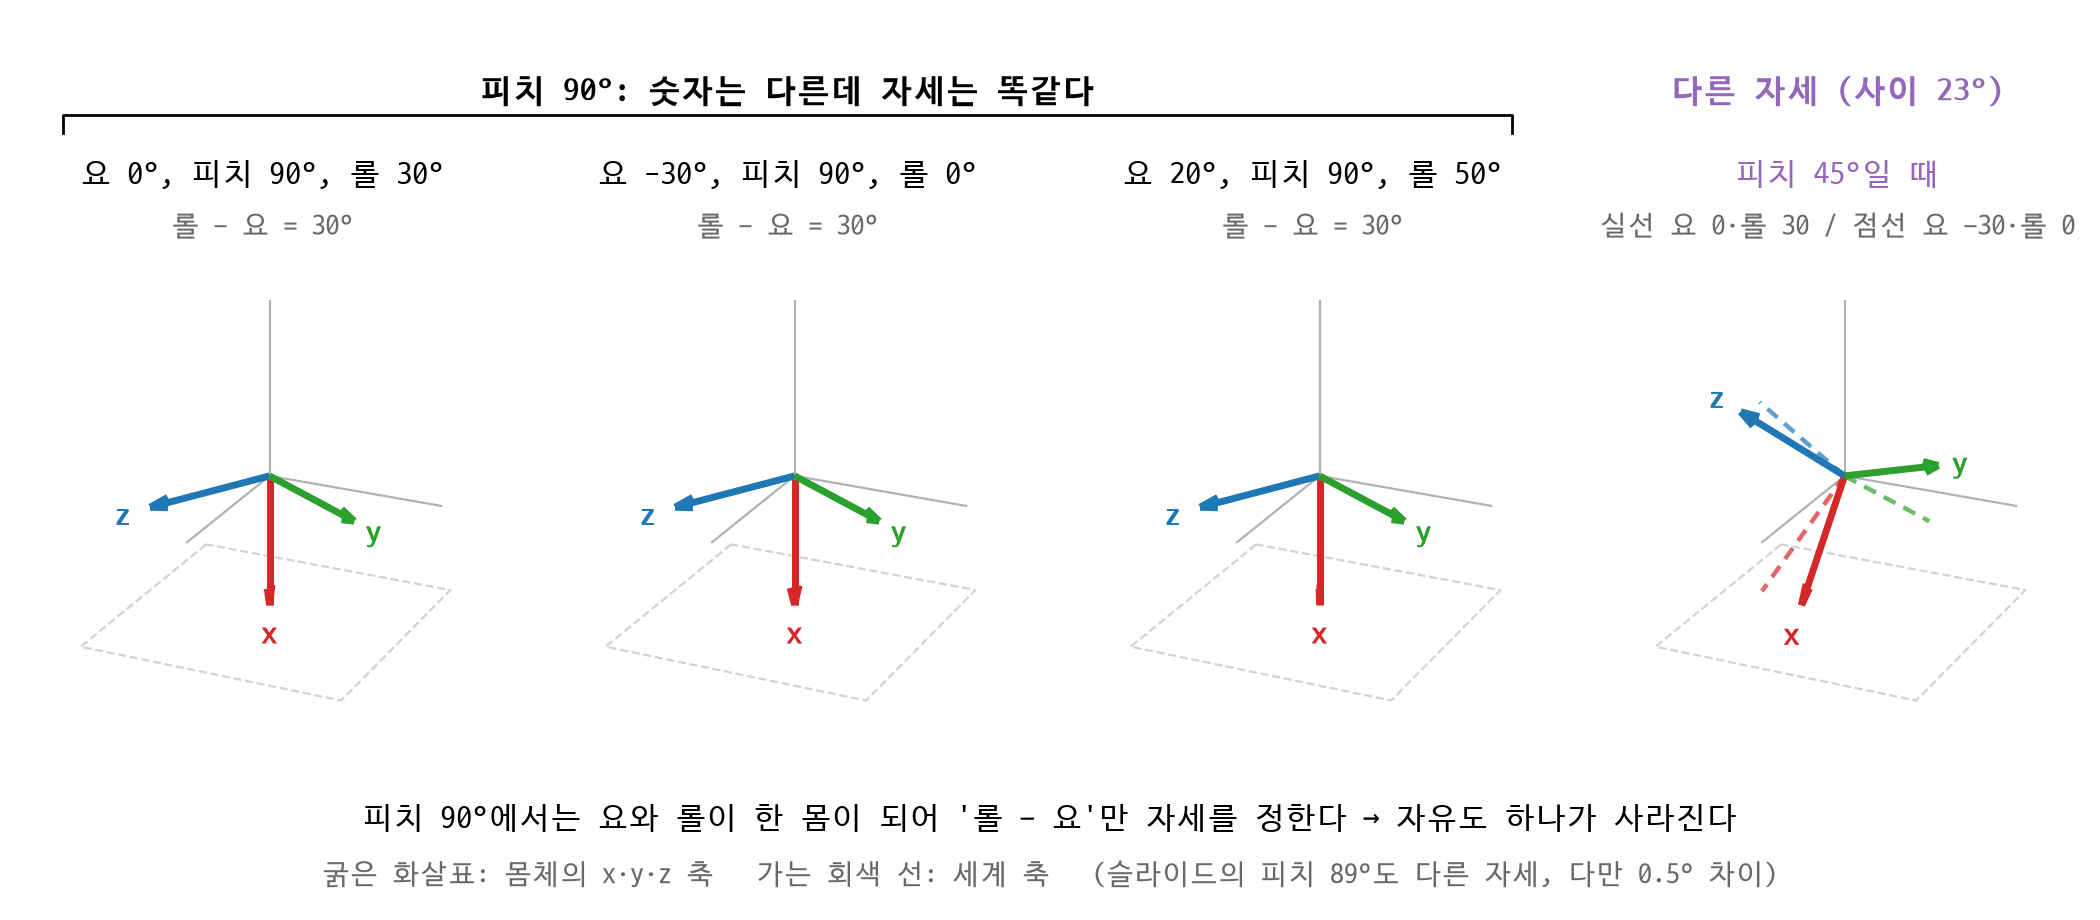

Write the Python code that produced this figure.
import matplotlib.pyplot as plt
import numpy as np

# plt.rcParams["font.family"] = "AppleGothic"
plt.rcParams["font.family"] = "D2Coding"
plt.rcParams["axes.unicode_minus"] = False


# rotation_tools.py의 Rx, Ry, Rz와 같은 식
def Rx(각도_도):
    c, s = np.cos(np.deg2rad(각도_도)), np.sin(np.deg2rad(각도_도))
    return np.array([[1, 0, 0], [0, c, -s], [0, s, c]])


def Ry(각도_도):
    c, s = np.cos(np.deg2rad(각도_도)), np.sin(np.deg2rad(각도_도))
    return np.array([[c, 0, s], [0, 1, 0], [-s, 0, c]])


def Rz(각도_도):
    c, s = np.cos(np.deg2rad(각도_도)), np.sin(np.deg2rad(각도_도))
    return np.array([[c, -s, 0], [s, c, 0], [0, 0, 1]])


def 자세(요, 피치, 롤):                       # b11_gimbal.py와 같은 순서 (ROS rpy)
    return Rz(요) @ Ry(피치) @ Rx(롤)


def 사이각(A, B):                            # 두 자세 사이의 회전 각(도)
    return np.rad2deg(np.arccos(np.clip((np.trace(A.T @ B) - 1) / 2, -1, 1)))


# b11_gimbal.py의 세 자세 (요, 피치, 롤)
셋 = [(0, 90, 30), (-30, 90, 0), (20, 90, 50)]
가, 나, 다 = [자세(*t) for t in 셋]
print("가 =\n", np.round(가, 3) + 0.0)
print("요 0, 롤 30  == 요 -30, 롤 0 ?", np.allclose(가, 나), f"(최대 차이 {np.abs(가 - 나).max():.1e})")
print("요 0, 롤 30  == 요 20, 롤 50 ?", np.allclose(가, 다), f"(최대 차이 {np.abs(가 - 다).max():.1e})")
print("롤 - 요:", [r - y for y, _, r in 셋])
for 피치 in (89, 45):
    A, B = 자세(0, 피치, 30), 자세(-30, 피치, 0)
    print(f"피치 {피치}도에서도 같은가? {np.allclose(A, B)}  (최대 차이 {np.abs(A - B).max():.3f}, 사이각 {사이각(A, B):.1f}°)")
차이_89, 차이_45 = 사이각(자세(0, 89, 30), 자세(-30, 89, 0)), 사이각(자세(0, 45, 30), 자세(-30, 45, 0))

축색 = [("x", "tab:red"), ("y", "tab:green"), ("z", "tab:blue")]


def 바탕(칸):                                 # 세계 축(가는 회색), 바닥 테두리, 시점
    for 벡터 in np.eye(3):
        칸.plot(*zip((0, 0, 0), 1.3 * 벡터), color="gray", linewidth=0.8, alpha=0.6)
    칸.plot([-1, 1, 1, -1, -1], [-1, -1, 1, 1, -1], [-1.1] * 5, color="lightgray", linestyle="--", linewidth=0.8)
    칸.set(xlim=(-1.1, 1.1), ylim=(-1.1, 1.1), zlim=(-1.1, 1.1))
    칸.set_box_aspect((1, 1, 1))
    칸.view_init(elev=22, azim=25)          # 몸체 y·z가 둘 다 비스듬히 보이는 쪽에서
    칸.set_axis_off()


def 몸체축(칸, R, 점선=False):
    for 열, (이름, 색) in enumerate(축색):
        끝 = R[:, 열]
        if 점선:
            칸.plot(*zip((0, 0, 0), 끝), color=색, linewidth=1.6, linestyle=(0, (3, 2)), alpha=0.7)
        else:
            칸.quiver(0, 0, 0, *끝, color=색, linewidth=2.5, arrow_length_ratio=0.15)
            칸.text(*(1.22 * 끝), 이름, color=색, fontsize=12, fontweight="bold", ha="center", va="center")


그림 = plt.figure(figsize=(10.5, 4.6))
칸들 = []
for 번호, (요, 피치, 롤) in enumerate(셋):
    칸 = 그림.add_subplot(1, 4, 번호 + 1, projection="3d")
    바탕(칸)
    몸체축(칸, 자세(요, 피치, 롤))
    칸들.append((칸, f"요 {요}°, 피치 {피치}°, 롤 {롤}°", f"롤 − 요 = {롤 - 요}°", "black"))
칸 = 그림.add_subplot(1, 4, 4, projection="3d")
바탕(칸)
몸체축(칸, 자세(-30, 45, 0), 점선=True)
몸체축(칸, 자세(0, 45, 30))
칸들.append((칸, "피치 45°일 때", "실선 요 0·롤 30 / 점선 요 −30·롤 0", "tab:purple"))

그림.subplots_adjust(left=0.0, right=1.0, bottom=0.17, top=0.78, wspace=0.0)
for 칸, 제목, 아래글, 색 in 칸들:
    자리 = 칸.get_position()
    가운데 = (자리.x0 + 자리.x1) / 2
    그림.text(가운데, 0.8, 제목, ha="center", fontsize=11, color=색)
    그림.text(가운데, 0.745, 아래글, ha="center", fontsize=10, color="dimgray")
# 1~3칸을 묶는 괄호와 4칸 결론
왼, 오 = 칸들[0][0].get_position().x0 + 0.03, 칸들[2][0].get_position().x1 - 0.03
그림.add_artist(plt.Line2D([왼, 왼, 오, 오], [0.855, 0.875, 0.875, 0.855], color="black", linewidth=1))
그림.text((왼 + 오) / 2, 0.89, "피치 90°: 숫자는 다른데 자세는 똑같다", ha="center", fontsize=12, fontweight="bold")
가운데4 = sum(칸들[3][0].get_position().intervalx) / 2
그림.text(가운데4, 0.89, f"다른 자세 (사이 {차이_45:.0f}°)", ha="center", fontsize=12, fontweight="bold", color="tab:purple")
그림.text(0.5, 0.1, "피치 90°에서는 요와 롤이 한 몸이 되어 '롤 − 요'만 자세를 정한다 → 자유도 하나가 사라진다",
         ha="center", fontsize=11)
그림.text(0.5, 0.04, f"굵은 화살표: 몸체의 x·y·z 축   가는 회색 선: 세계 축   "
                    f"(슬라이드의 피치 89°도 다른 자세, 다만 {차이_89:.1f}° 차이)",
         ha="center", fontsize=10, color="dimgray")
그림.savefig("s62_gimbal_lock.png", dpi=200)
print("저장: s62_gimbal_lock.png")
